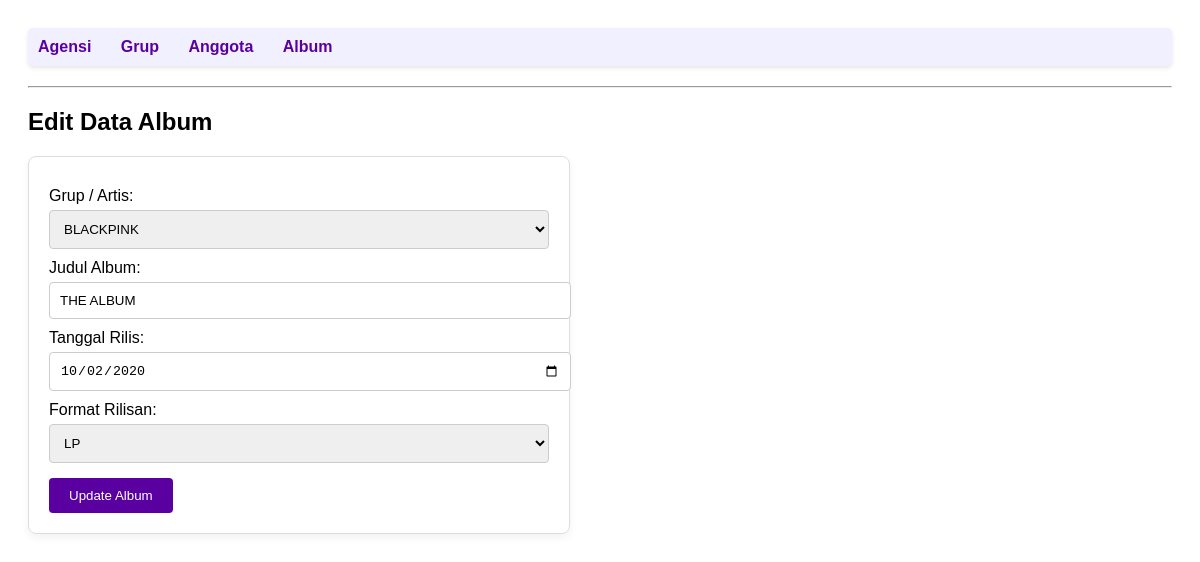
/project/index.php?entity=album&action=edit&id=302, run on the app's committed database.
### tables this page shows
CREATE TABLE `album` (
  `id_album` int(11) NOT NULL,
  `id_grup` int(11) NOT NULL,
  `judul_album` varchar(100) NOT NULL,
  `tanggal_rilis` date DEFAULT NULL,
  `format` enum('LP','EP','Single') DEFAULT NULL
);

### project/models/Album.php (called while the page is built, shortened)
<?php
require_once "config/Database.php";
class Album
{
    private $conn;
    private $table = "album";
    public function __construct()
    {
        $database = new Database();
        $this->conn = $database->getConnection();
    }
    public function getById($id)
    {
        $query = "SELECT * FROM " . $this->table . " WHERE id_album = :id_album";
        $stmt = $this->conn->prepare($query);
        $stmt->bindParam(':id_album', $id);
        $stmt->execute();
        return $stmt->fetch(PDO::FETCH_ASSOC);
    }
}

### project/config/Database.php (called while the page is built, shortened)
<?php
class Database{
    private $host = "localhost";
    private $database = "kpop_db";
    private $username = "root";
    private $password = "";
    public function getConnection(){
        $this->conn = null;
        try {
            $this->conn = new PDO("mysql:host=" . $this->host . ";dbname=" . $this->database, $this->username, $this->password);
            $this->conn->setAttribute(PDO::ATTR_ERRMODE, PDO::ERRMODE_EXCEPTION);
        } catch (PDOException $exception) {
            echo "Connection error: " . $exception->getMessage();
        }
        return $this->conn;
    }
}

### project/models/Grup.php (called while the page is built, shortened)
<?php
require_once "config/Database.php";
class Grup
{
    private $conn;
    private $table = "grup";
    public function __construct()
    {
        $database = new Database();
        $this->conn = $database->getConnection();
    }
    public function getAll()
    {
        $query = "SELECT
                    g.id_grup,
                    g.nama_grup,
                    g.tanggal_debut,
                    g.tipe,
                    g.id_agensi,
                    a.nama_agensi  -- Data dari tabel AGENSI
                  FROM
                    " . $this->table . " g
                  JOIN
                    agensi a ON g.id_agensi = a.id_agensi
                  ORDER BY
                    g.tanggal_debut DESC";
        $stmt = $this->conn->prepare($query);
        $stmt->execute();
        return $stmt->fetchAll(PDO::FETCH_ASSOC);
    }
}

### project/viewmodels/AlbumViewModel.php (called while the page is built, shortened)
<?php
require_once 'models/Album.php';
require_once 'models/Grup.php';
class AlbumViewModel
{
    private $albumModel;
    private $grupModel;
    public function __construct()
    {
        $this->albumModel = new Album();
        $this->grupModel = new Grup();
    }
    public function getAlbumById($id)
    {
        return $this->albumModel->getById($id);
    }
    public function getAllGrupForDropdown()
    {
        return $this->grupModel->getAll();
    }
}

### project/views/album_form.php (the view, shortened to what this page needs)
<?php
require_once 'views/template/header.php';
?>
<h2 class="text-xl mb-4 font-bold">
    <?php echo isset($album) ? 'Edit Data Album' : 'Tambah Album Baru'; ?>
</h2>
<form action="index.php?entity=album&action=<?php
    echo isset($album) ? 'update&id=' . $album['id_album'] : 'save';
?>" method="POST" class="space-y-4 max-w-lg bg-white p-6 shadow-md rounded-lg">
    <div>
        <label for="id_grup" class="block text-sm font-medium text-gray-700">Grup / Artis:</label>
        <select
            id="id_grup"
            name="id_grup"
            class="mt-1 block w-full border border-gray-300 rounded-md shadow-sm p-2"
            required
        >
            <?php
            foreach ($grupList as $grup):
                $selected = '';
                if (isset($album) && $album['id_grup'] == $grup['id_grup']) {
                    $selected = 'selected';
                }
            ?>
                <option value="<?php echo $grup['id_grup']; ?>" <?php echo $selected; ?>>
                    <?php echo htmlspecialchars($grup['nama_grup']); ?>
                </option>
            <?php endforeach; ?>
        </select>
    </div>
    <div>
        <label for="judul_album" class="block text-sm font-medium text-gray-700">Judul Album:</label>
        <input
            type="text"
            id="judul_album"
            name="judul_album"
            value="<?php
                echo isset($album) ? htmlspecialchars($album['judul_album']) : '';
            ?>"
            class="mt-1 block w-full border border-gray-300 rounded-md shadow-sm p-2"
            required
        >
    </div>
    <div>
        <label for="tanggal_rilis" class="block text-sm font-medium text-gray-700">Tanggal Rilis:</label>
        <input
            type="date"
            id="tanggal_rilis"
            name="tanggal_rilis"
            value="<?php
                echo isset($album) ? htmlspecialchars($album['tanggal_rilis']) : '';
            ?>"
            class="mt-1 block w-full border border-gray-300 rounded-md shadow-sm p-2"
            required
        >
    </div>
    <div>
        <label for="format" class="block text-sm font-medium text-gray-700">Format Rilisan:</label>
        <?php
            $formats = ['EP', 'LP', 'Single'];
            $current_format = isset($album) ? $album['format'] : '';
        ?>
        <select
            id="format"
            name="format"
            class="mt-1 block w-full border border-gray-300 rounded-md shadow-sm p-2"
            required
        >
            <?php foreach ($formats as $f): ?>
                <option value="<?php echo $f; ?>"
                    <?php echo ($current_format == $f) ? 'selected' : ''; ?>>
                    <?php echo $f; ?>
                </option>
            <?php endforeach; ?>
        </select>
    </div>
    <button type="submit" class="bg-blue-600 hover:bg-blue-700 text-white px-4 py-2 rounded-md font-semibold">
        <?php echo isset($album) ? 'Update Album' : 'Simpan Album'; ?>
    </button>
</form>
<?php
require_once 'views/template/footer.php';
?>

### project/views/template/header.php (style rules this page uses)
body { font-family: sans-serif; padding: 20px; }
form { margin-top: 20px; border: 1px solid #ddd; padding: 20px; max-width: 500px; border-radius: 8px; box-shadow: 0 4px 8px rgba(0,0,0,0.05); }
label { display: block; margin-top: 10px; font-weight: 500; }
input, select { width: 100%; padding: 10px; margin-top: 5px; border: 1px solid #ccc; border-radius: 4px; }
button[type="submit"] { margin-top: 15px; padding: 10px 20px; background: #5a00a0; color: white; border: none; cursor: pointer; border-radius: 4px; }

### data on the page
album: judul_album "THE ALBUM", tanggal_rilis "10/02/2020", format "LP"

### other printed values
form field id_grup "BLACKPINK"
